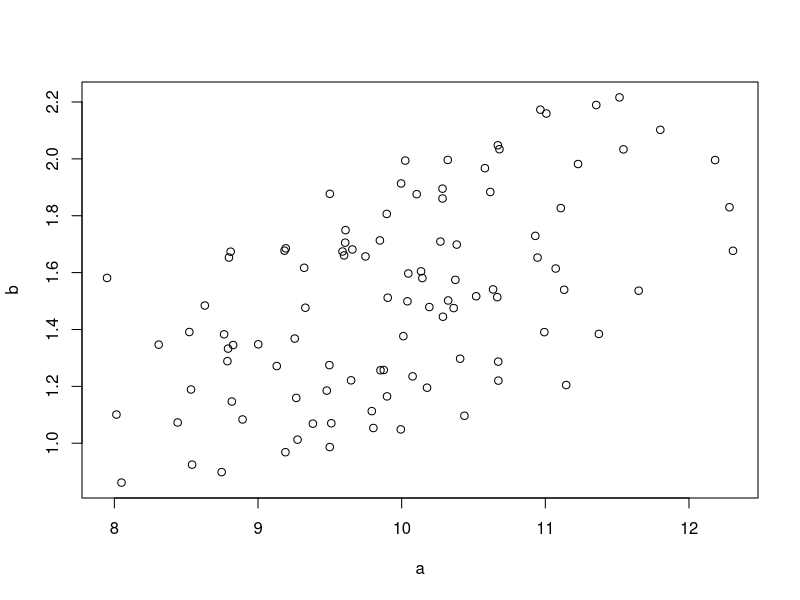
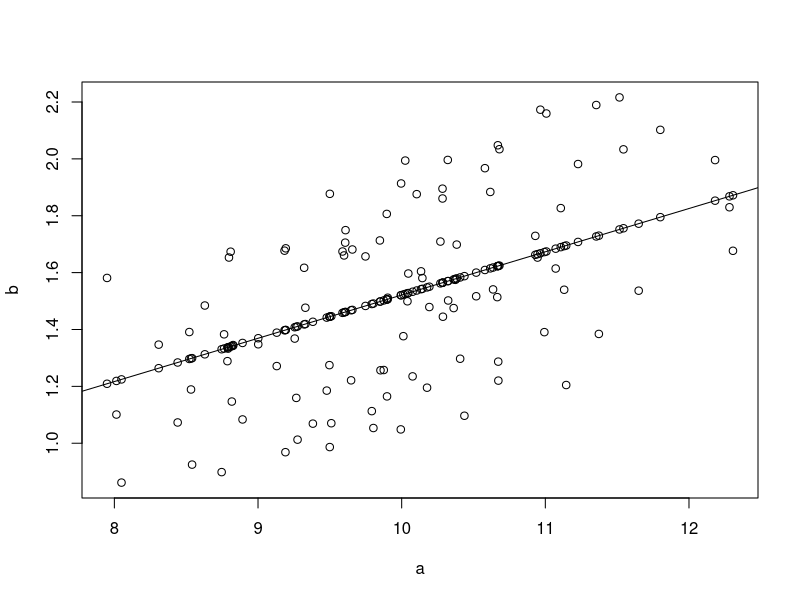
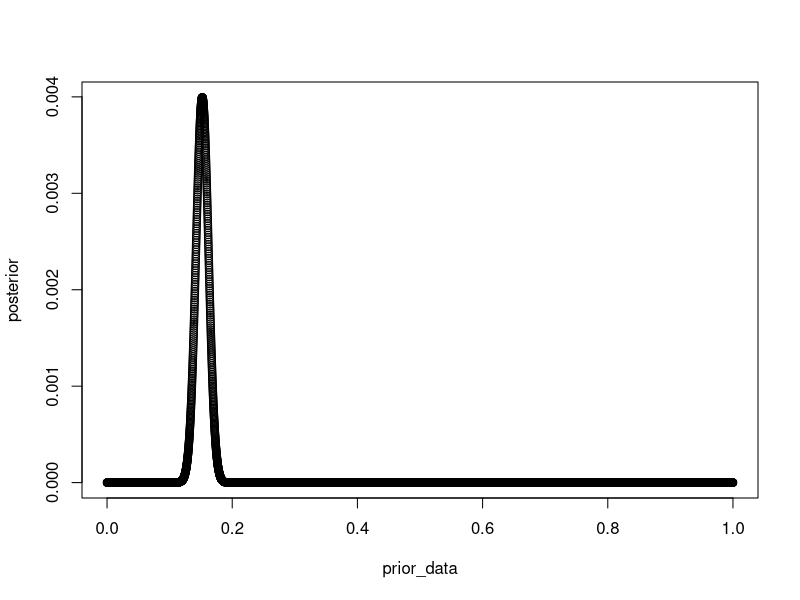

Generate these figures, in order, with R:
a = rnorm(100,10,1)
b = a * runif(100,0.1,0.2)
plot(a,b)
print(cor(a,b))

#So for any two vectors, you can estimate the posterior distribution of the B parameter
#let us assume that the prior distribution of the B parameter will generally follow a normal distibution 
#around the mean of the parameter
#The likelihood of the parameter will be simply the likelihood of the data given this parameter
#This will be the P(Y|B) = probability that Y is equal to X*B and hence we can measure
#this using the residual variation so, P(Y-X*B==0) and we can do this for every variable and 
#look at the sum of the log

prior_mean = 0.415
prior_sd = 10
prior_data = seq(0,1,length=1e04)
likelihood <- function(Y,X,B)
{
  sum(dnorm((Y-(X*B)),0,1,log = T))
}

posterior = vector()
for(i in 1:length(prior_data))
{
  posterior[i] = likelihood(b,a,prior_data[i]) + dnorm(prior_data[i],prior_mean,prior_sd)
}
mat = as.matrix(cbind(prior_data,posterior))
mat[is.infinite(as.numeric(mat[,2])),] = 0
mat[,2] = exp(mat[,2])/sum(exp(mat[,2]))
map = mat[mat[,2]==max(mat[,2]),1]
plot(a,b)
abline(lm(b~0+a))
points(a,a*map)
plot(mat)